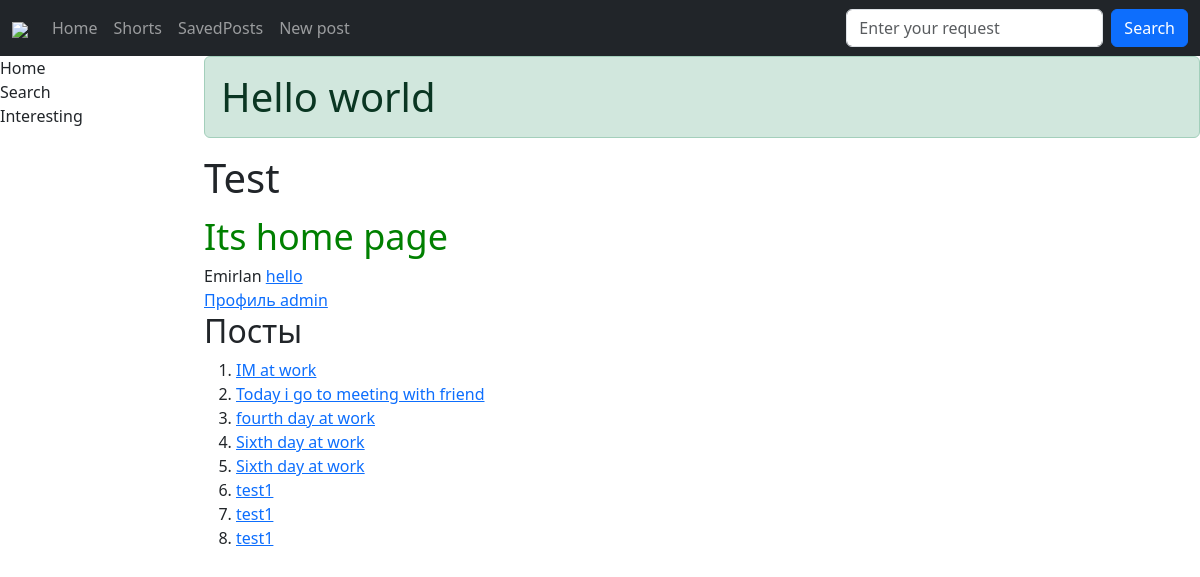
The app's page / (signed in) with its own data.
### core/models.py (models this page shows, shortened)
class Post(models.Model):
    STATUS_CHOICES = (('Posted', 'Posted'),
                      ('Unposted', 'Unposted'))
    name = models.CharField('Header', max_length=80)
    description = models.TextField('Description', null=True)
    photo = models.ImageField('Photo', null=True, blank=False, upload_to="post_images/")
    status = models.CharField('Status', max_length=200, choices=STATUS_CHOICES, default="Posted")
    user = models.ForeignKey(to=User, on_delete=models.SET_NULL, null=True, blank=True,
                             verbose_name='Post author', related_name='posts')
    category = models.ManyToManyField(to='Category', blank=True, verbose_name='categories')
    likes = models.IntegerField('Like', default=0)

### core/views.py (the view)
# urls.py: path('', views.homepage),
def homepage(request):
    context = {'name': 'Emirlan'}
    posts_list = Post.objects.all()
    context['posts'] = posts_list
    return render(request, 'home.html', context)

### core/templates/home.html
{% extends 'base.html' %}
{% block content %}
    <h1 class="alert alert-success">
        Hello world
    </h1>
    <h1>Test</h1>
    <div class="hulk">
        Its home page
    </div>
    {{ name }} <a href="">hello</a>
    <div>
        <a href="/profile/{{ request.user.profile.id }}">
            Профиль {{ request.user.username }}
        </a>
    </div>
    <h2>Посты</h2>
    <ol>
        {% for post in posts %}
        <li>
            <a href="/posts/{{ post.id }}">
                {{ post.name }}
            </a>
        </li>
        {% endfor %}
    </ol>
{% endblock %}

### core/static/main.css (style rules this page uses)
.hulk { color: green; font-size: 36px; }

### records on screen
Post: name "IM at work"
Post: name "Today i go to meeting with friend"
Post: name "fourth day at work"
Post: name "Sixth day at work"
Post: name "Sixth day at work"
Post: name "test1"
Post: name "test1"
Post: name "test1"

### other values on screen
{{ name }} "Emirlan"
{{ request.user.username }} "admin"
